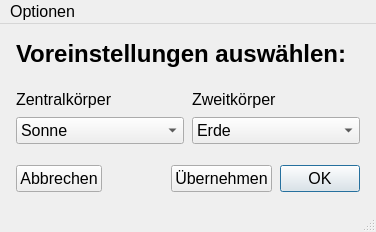
<?xml version="1.0" encoding="UTF-8"?>
<ui version="4.0">
 <class>MainWindow</class>
 <widget class="QMainWindow" name="MainWindow">
  <property name="geometry">
   <rect>
    <x>0</x>
    <y>0</y>
    <width>376</width>
    <height>232</height>
   </rect>
  </property>
  <property name="font">
   <font>
    <pointsize>12</pointsize>
   </font>
  </property>
  <property name="windowTitle">
   <string>Voreinstellungen</string>
  </property>
  <widget class="QWidget" name="centralwidget">
   <layout class="QVBoxLayout" name="verticalLayout">
    <property name="spacing">
     <number>8</number>
    </property>
    <property name="leftMargin">
     <number>16</number>
    </property>
    <property name="topMargin">
     <number>16</number>
    </property>
    <property name="rightMargin">
     <number>16</number>
    </property>
    <property name="bottomMargin">
     <number>16</number>
    </property>
    <item>
     <widget class="QLabel" name="label_17">
      <property name="text">
       <string>&lt;html&gt;&lt;head/&gt;&lt;body&gt;&lt;p&gt;&lt;span style=&quot; font-size:18pt; font-weight:600;&quot;&gt;Voreinstellungen auswählen:&lt;/span&gt;&lt;/p&gt;&lt;/body&gt;&lt;/html&gt;</string>
      </property>
     </widget>
    </item>
    <item>
     <spacer name="verticalSpacer_2">
      <property name="orientation">
       <enum>Qt::Vertical</enum>
      </property>
      <property name="sizeHint" stdset="0">
       <size>
        <width>0</width>
        <height>0</height>
       </size>
      </property>
     </spacer>
    </item>
    <item>
     <layout class="QHBoxLayout" name="horizontalLayout_2">
      <item>
       <widget class="QLabel" name="label">
        <property name="text">
         <string>Zentralkörper</string>
        </property>
       </widget>
      </item>
      <item>
       <widget class="QLabel" name="label_2">
        <property name="text">
         <string>Zweitkörper</string>
        </property>
       </widget>
      </item>
     </layout>
    </item>
    <item>
     <layout class="QHBoxLayout" name="horizontalLayout_3">
      <item>
       <widget class="QComboBox" name="choice_central">
        <item>
         <property name="text">
          <string>Sonne</string>
         </property>
        </item>
        <item>
         <property name="text">
          <string>Erde</string>
         </property>
        </item>
        <item>
         <property name="text">
          <string>Mond</string>
         </property>
        </item>
       </widget>
      </item>
      <item>
       <widget class="QComboBox" name="choice_sat">
        <item>
         <property name="text">
          <string>Erde</string>
         </property>
        </item>
        <item>
         <property name="text">
          <string>Mond</string>
         </property>
        </item>
        <item>
         <property name="text">
          <string>Sputnik 2</string>
         </property>
        </item>
       </widget>
      </item>
     </layout>
    </item>
    <item>
     <spacer name="verticalSpacer">
      <property name="orientation">
       <enum>Qt::Vertical</enum>
      </property>
      <property name="sizeHint" stdset="0">
       <size>
        <width>0</width>
        <height>0</height>
       </size>
      </property>
     </spacer>
    </item>
    <item>
     <layout class="QHBoxLayout" name="horizontalLayout">
      <item>
       <widget class="QPushButton" name="b_cancel">
        <property name="text">
         <string>Abbrechen</string>
        </property>
       </widget>
      </item>
      <item>
       <spacer name="horizontalSpacer">
        <property name="orientation">
         <enum>Qt::Horizontal</enum>
        </property>
        <property name="sizeHint" stdset="0">
         <size>
          <width>50</width>
          <height>0</height>
         </size>
        </property>
       </spacer>
      </item>
      <item>
       <widget class="QPushButton" name="b_fill">
        <property name="toolTip">
         <string>&lt;html&gt;&lt;head/&gt;&lt;body&gt;&lt;p&gt;Werte eintragen&lt;/p&gt;&lt;/body&gt;&lt;/html&gt;</string>
        </property>
        <property name="text">
         <string>Übernehmen</string>
        </property>
       </widget>
      </item>
      <item>
       <widget class="QPushButton" name="b_ok">
        <property name="toolTip">
         <string>&lt;html&gt;&lt;head/&gt;&lt;body&gt;&lt;p&gt;Übernehmen und schliessen&lt;/p&gt;&lt;/body&gt;&lt;/html&gt;</string>
        </property>
        <property name="text">
         <string>OK</string>
        </property>
        <property name="default">
         <bool>true</bool>
        </property>
       </widget>
      </item>
     </layout>
    </item>
   </layout>
  </widget>
  <widget class="QMenuBar" name="menubar">
   <property name="geometry">
    <rect>
     <x>0</x>
     <y>0</y>
     <width>376</width>
     <height>26</height>
    </rect>
   </property>
   <widget class="QMenu" name="menuOptionen">
    <property name="title">
     <string>Optionen</string>
    </property>
    <addaction name="actionVerlassen"/>
   </widget>
   <addaction name="menuOptionen"/>
  </widget>
  <widget class="QStatusBar" name="statusbar"/>
  <action name="actionVerlassen">
   <property name="text">
    <string>Verlassen</string>
   </property>
   <property name="shortcut">
    <string>Ctrl+Q</string>
   </property>
  </action>
 </widget>
 <tabstops>
  <tabstop>b_cancel</tabstop>
  <tabstop>b_fill</tabstop>
  <tabstop>b_ok</tabstop>
 </tabstops>
 <resources/>
 <connections/>
</ui>
